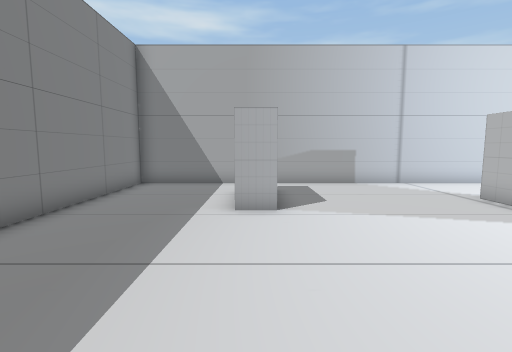
View 1 (above)

12 first-person views from a walk through a Unity game level. The camera is 1.5 m above the floor, tilts 6° down and sees 85° across. The floor is counted in squares, 1 m on a side. Each view is taken from the middle of a square. On the plan, view 1 faces up. The plan holds only what a view shows up to about 14 squares ahead; the rest is blank. The place goes on beyond the plan. The player character is not drawn. Some surface patterns are stand-ins.

View 2
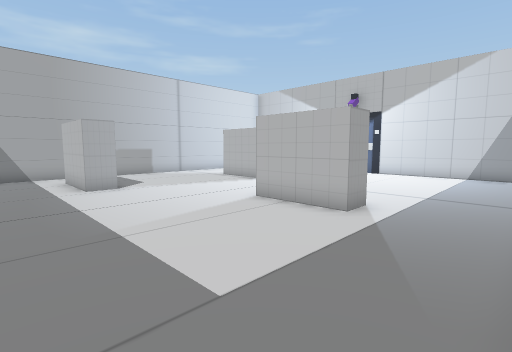

View 3
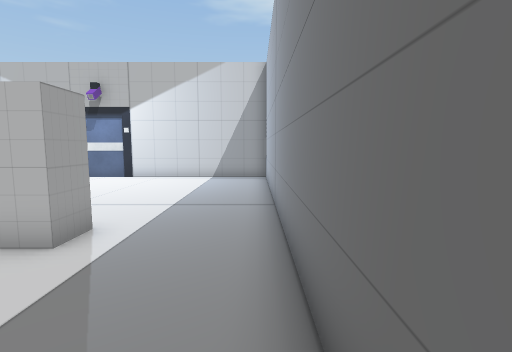

View 4
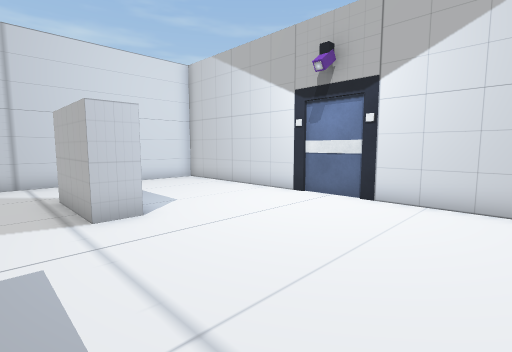

View 5
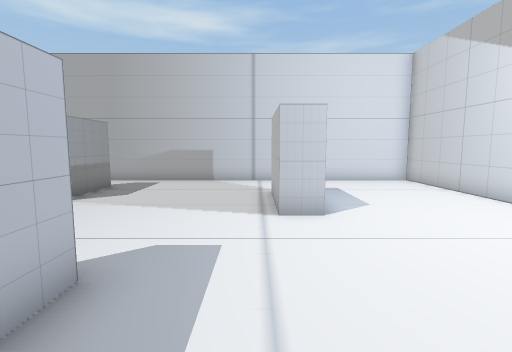

View 6
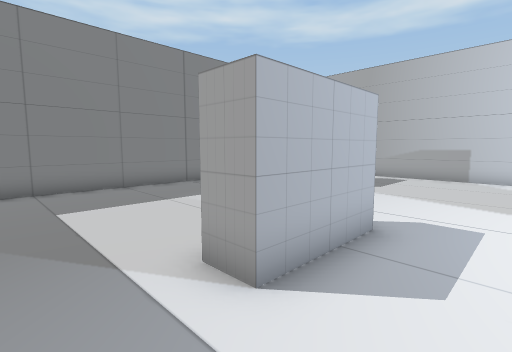

View 7
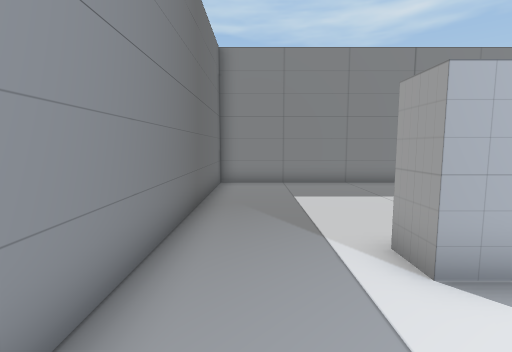

View 8
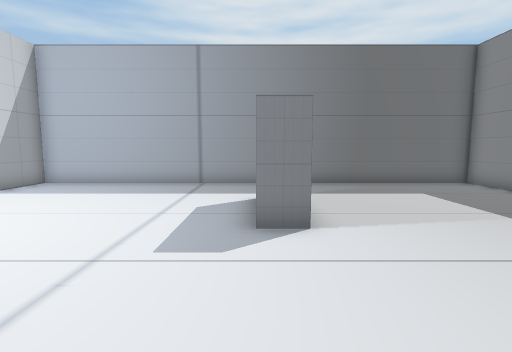

View 9
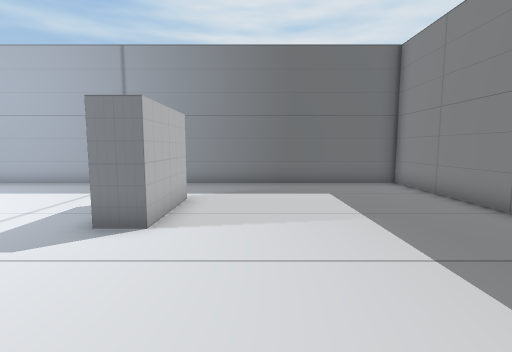

View 10
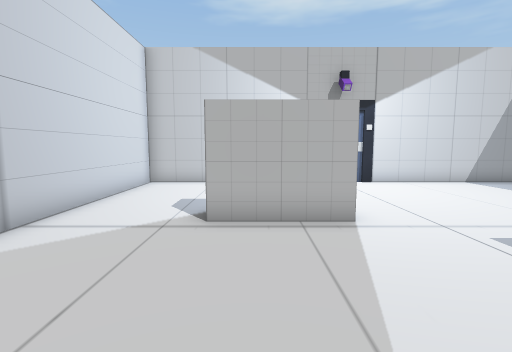

View 11
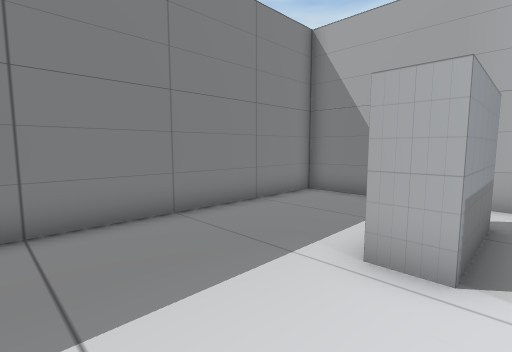

View 12
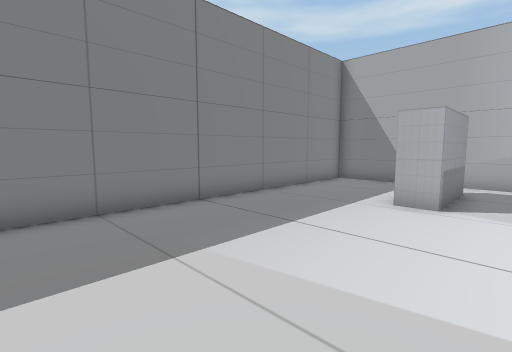

### Floor plan
Points are (right, up) in squares from view 1. A wall is a line through its corners. A room is listed if a view was taken in it or the views show most of it. See-through windows are left out.
Room 1 (views 1, 2, 3, 4, 5, 6, 7, 8, 9, 10, 11, 12)
walls: (4, 2) (4, -1) (3, -1) (3, 2) (4, 2); (7.6, 5) (6.5, 5) (6.5, 8); (0.5, 9.5) (0.5, 6.5) (-0.5, 6.5) (-0.5, 9.5); (-4.7, 11.5) (-4.7, -4.5) (12.8, -4.5) (12.8, 11.5) (-4.7, 11.5)

Positions as (right, up) in squares from view 1, and headings:
1: (0, 0), facing up
2: (-3, -4), facing up-right
3: (-1, -4), facing right
4: (5, -1), facing up-right
5: (6, -1), facing up
6: (6, -3), facing up-left
7: (7, -3), facing left
8: (4, 7), facing down
9: (1, 7), facing down
10: (1, 7), facing right
11: (1, 3), facing up-left
12: (2, -1), facing up-left
